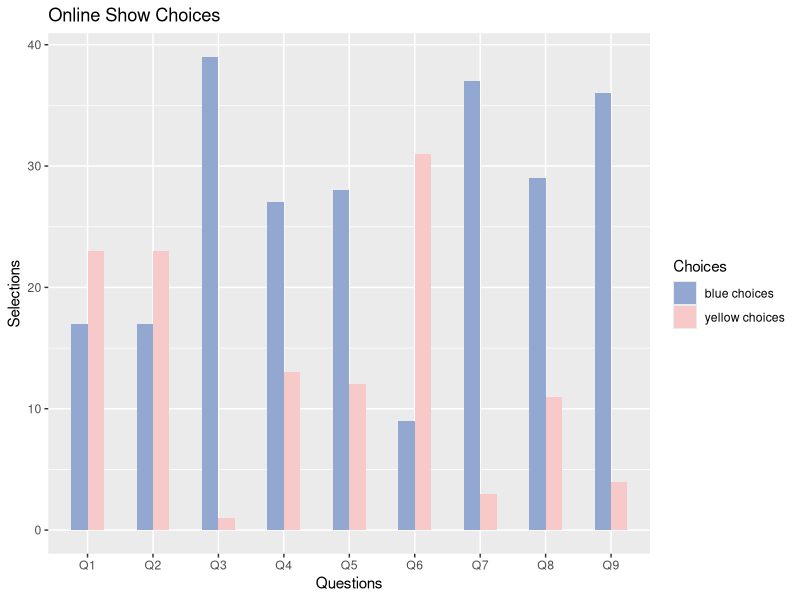

Source code (R):
# library
library(ggplot2)

cuteBlue <- "#92A8D1"
cutePink <- "#f7cac9"
cutePurple <- "#c5b9cd"

onlineBlue <- c(43, 26, 54, 44, 44, 20, 58, 40, 52)
onlineYellow <- c(19, 36, 8, 18, 18, 42, 4, 22, 10 )
irlBlue <- c(17, 17, 39, 27, 28, 9, 37, 29, 36)
irlYellow <- c(23, 23, 1, 13, 12, 31, 3, 11, 4)

irlAll <- c(17, 23, 17, 23, 39, 1, 27, 13, 28, 12, 9, 31, 37, 3, 29, 11, 36, 4)
onlineAll <- c(43, 19, 26, 36, 54, 8, 44, 18, 44, 18, 20, 42, 58, 4, 40, 22, 52, 10)

Questions <- c(rep("Q1" , 2), rep("Q2" , 2), rep("Q3" , 2) , rep("Q4" , 2), rep("Q5" , 2) , rep("Q6" , 2) , rep("Q7" , 2) , rep("Q8" , 2) , rep("Q9" , 2) )
Choices <- rep(c("blue choices" , "yellow choices"), 9 )
Selections<- abs(irlAll) 
data <- data.frame(Questions, Choices, Selections)

ggplot(data, aes(fill=Choices, y=Selections, x=Questions)) + 
  ggtitle("Online Show Choices") +
  geom_bar(position="dodge", stat="identity", width=0.5) +
  scale_fill_manual(values = c(cuteBlue, cutePink) ) 

